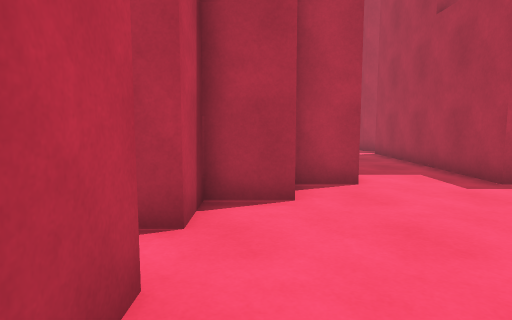
View 1 (above)

17 first-person views from a walk through a 3-D level made in the Unity game engine. The camera is 1.2 m above the floor, tilts 6° down and sees 75° across. The floor is counted in squares, 1 m on a side. Each view is taken from the middle of a square. On the plan, view 1 faces up. The plan holds only what a view shows up to about 14 squares ahead; the rest is blank. The place goes on beyond the plan.

View 2
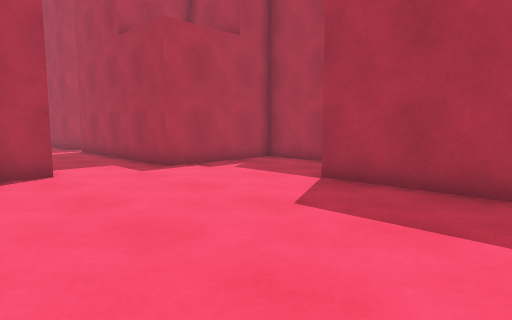

View 3
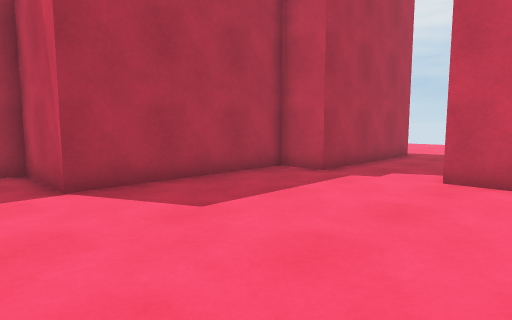

View 4
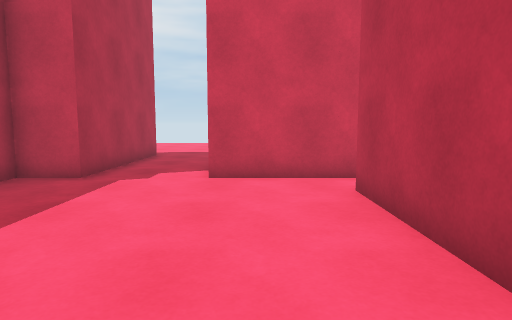

View 5
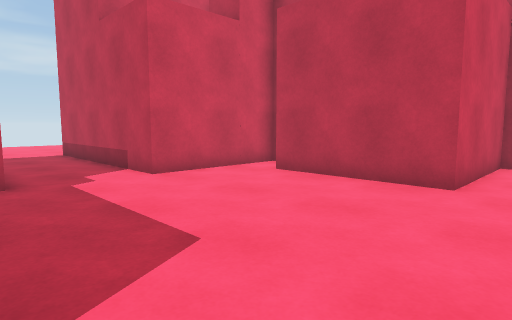

View 6
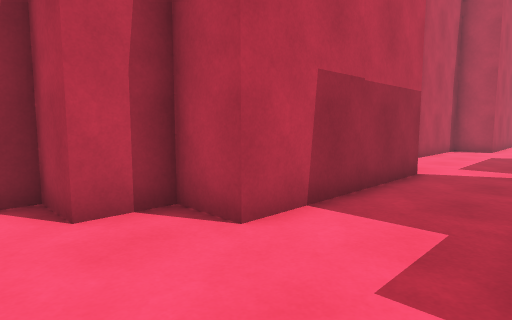

View 7
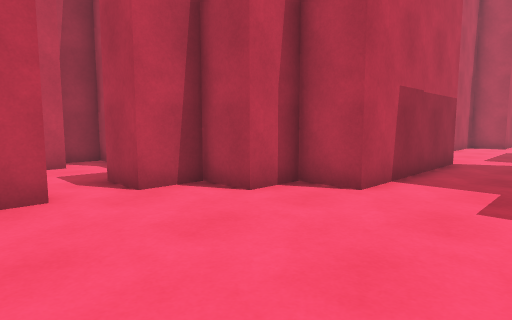

View 8
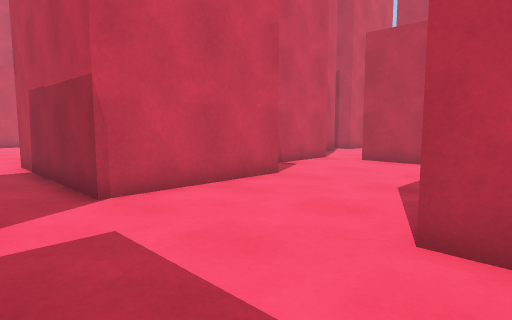

View 9
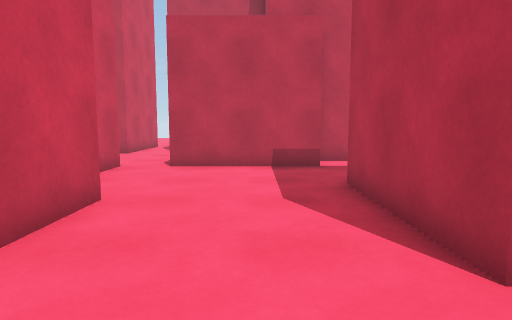

View 10
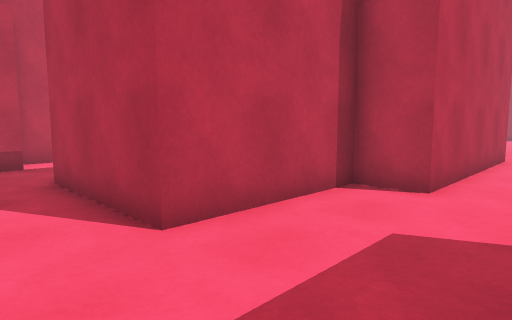

View 11
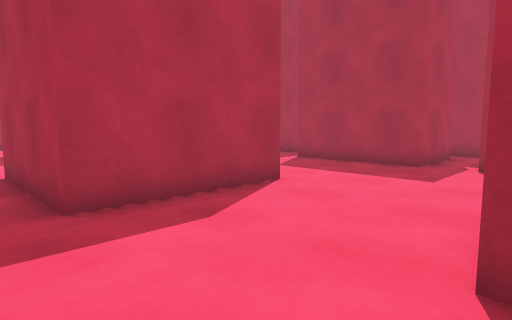

View 12
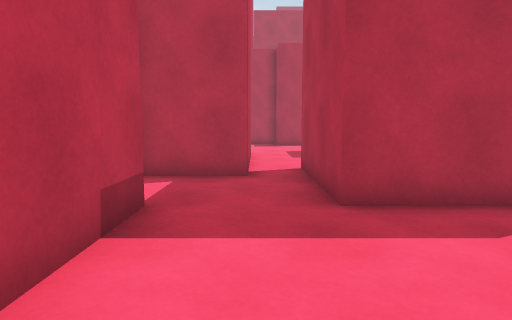

View 13
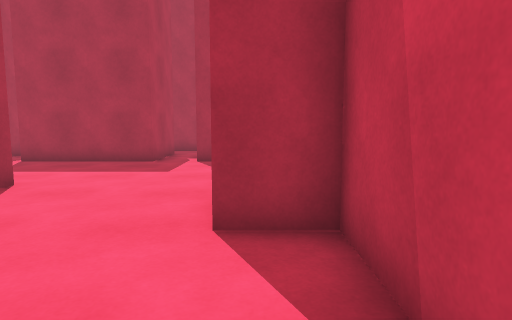

View 14
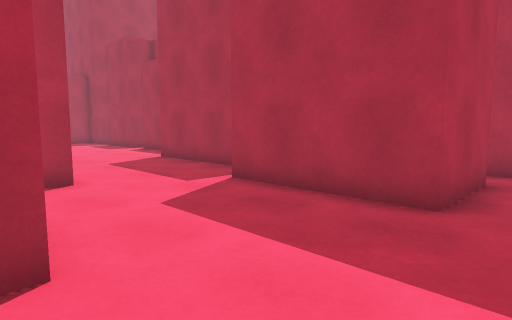

View 15
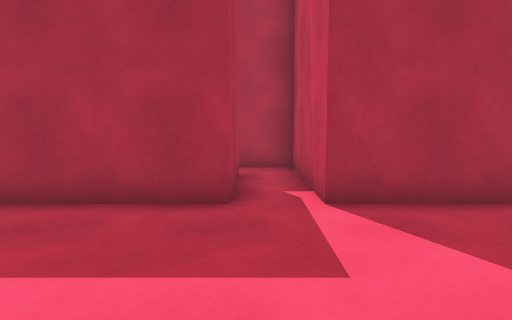

View 16
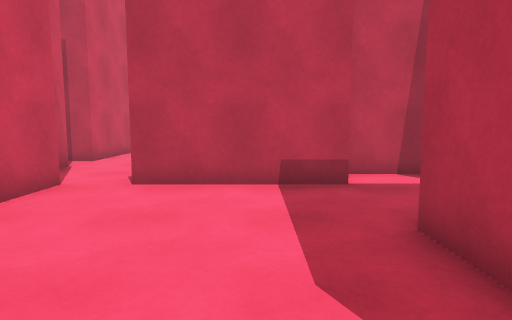

View 17
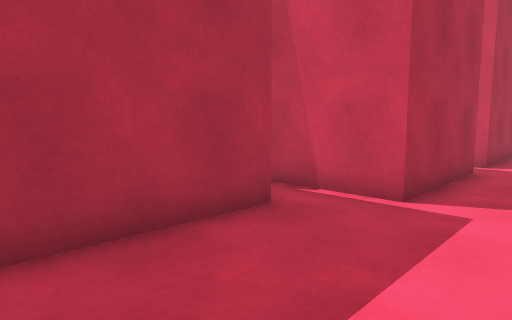

### Floor plan
Points are (right, up) in squares from view 1. A wall is a line through its corners. A room is listed if a view was taken in it or the views show most of it. See-through windows are left out.
Room 1 (views 1, 2, 3, 4, 5, 6, 7)
walls: (-2.5, 2.3) (-0.8, 2.3) (-0.8, -2.1); (-2.4, -3.5) (2.1, -3.5) (2.1, -7.5); (5, -7.5) (5, -3.5) (6.4, -3.5) (6.4, 2.3) (9.4, 2.3) (9.4, 6.7) (5, 6.7) (5, 13.9); (2.1, 12.5) (2.1, 6.7) (0.6, 6.7) (0.6, 5.2) (-0.8, 5.2) (-0.8, 3.8) (-2.4, 3.8)
ways out: opening at (3.5, 12.5) to room 2; opening at (-2, 3)
Room 2 (views 8, 9, 10, 11, 12, 13, 14, 15, 16)
walls: (-5.1, 19.8) (-7.8, 19.8); (-6.7, 16.9) (-6.7, 12.5); (2.1, 21.2) (0.6, 21.2) (0.6, 16.9) (-3.7, 16.9) (-3.7, 21.2); (5, 13.9) (9.4, 13.9) (9.4, 15.9); (-6.8, 11) (-2.3, 11) (-2.3, 12.5) (2.1, 12.5); (-8.1, 19.1) (-8.1, 17); (8, 15.4) (5, 15.4) (5, 19.8)
ways out: opening at (3.5, 12.5) to room 1; opening at (3.5, 21) to room 3; opening at (-7, 12)
Room 3 (view 17)
walls: (6.4, 21.2) (6.4, 25.5); (5, 19.8) (7.9, 19.8); (2.1, 25.5) (2.1, 21.2)
ways out: opening at (3.5, 21) to room 2

Where each view was taken, in squares from view 1:
view 1: 0 up, 0 right, facing up
view 2: 2 down, 0 right, facing up-right
view 3: 4 up, 0 right, facing down-right
view 4: 4 up, 1 right, facing down
view 5: 4 up, 6 right, facing down-left
view 6: 4 up, 5 right, facing up-left
view 7: 1 up, 5 right, facing up-left
view 8: 18 up, 4 right, facing down-left
view 9: 15 up, 3 right, facing left
view 10: 15 up, 4 right, facing up-left
view 11: 12 up, 5 left, facing up-right
view 12: 12 up, 5 left, facing up
view 13: 12 up, 6 left, facing right
view 14: 14 up, 0 right, facing up-right
view 15: 15 up, 0 right, facing right
view 16: 15 up, 0 right, facing left
view 17: 25 up, 3 right, facing down-right
